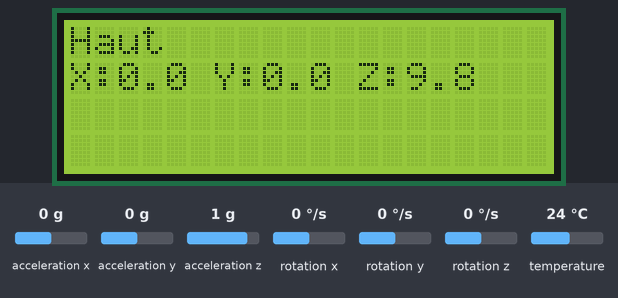
Bench run of a sketch on a simulated Arduino Uno, built with avr-gcc and run on an emulated ATmega328P. On the bench: 20×4 character LCD. Inputs (shaded band) come from the test bench; at power-on: acceleration x 0 g, acceleration y 0 g, acceleration z 1 g, rotation x 0 °/s, rotation y 0 °/s, rotation z 0 °/s, temperature 24 °C.

Above: at 2.2 s.
2.3 s: acceleration x set to -1.4 g
At 3.3 s:
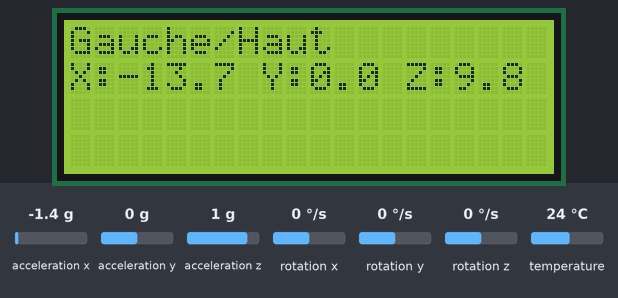
3.8 s: acceleration y set to -1.4 g
At 4.1 s:
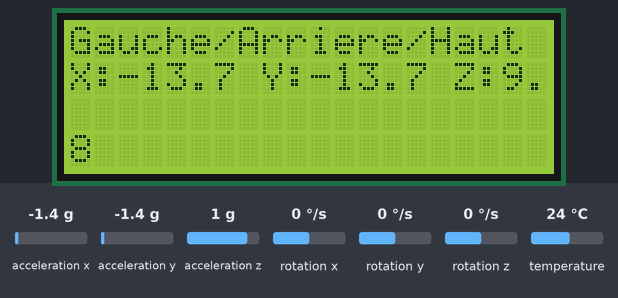
5.3 s: acceleration z set to 0.3 g
At 6.2 s:
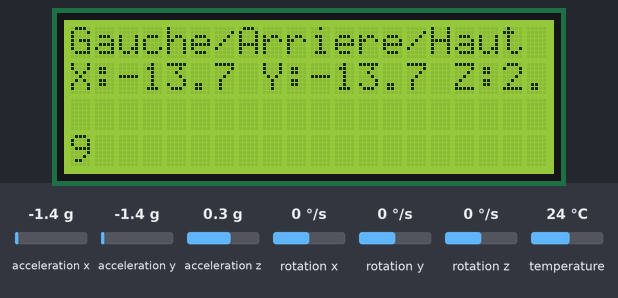
6.8 s: acceleration z set to 0 g
At 8.1 s:
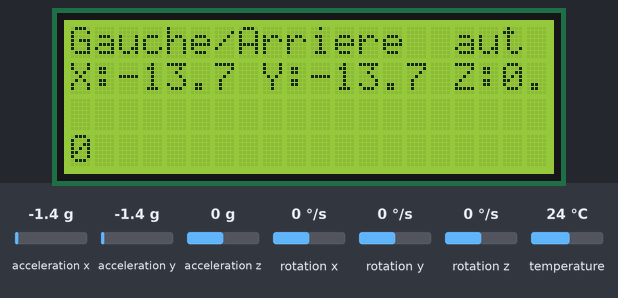
8.4 s: acceleration x set to 0 g
At 8.9 s:
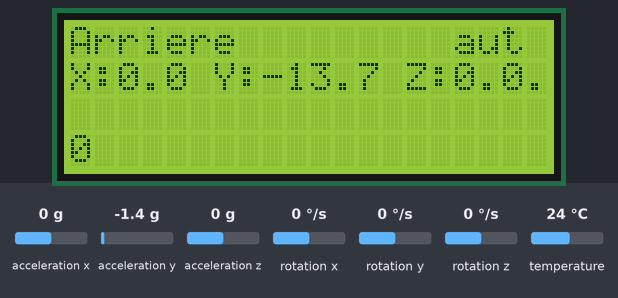
10.0 s: acceleration y set to 0 g
At 10.5 s:
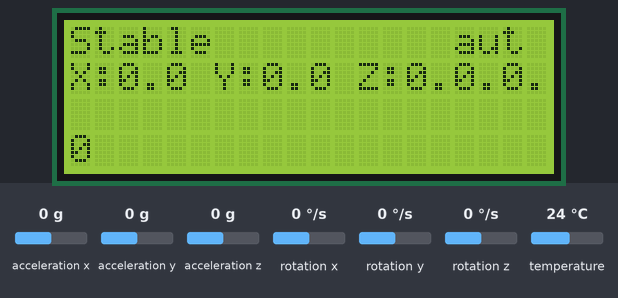
Timing chart, 0 to 12.5 s (numbered marks = the images above; inputs shaded):
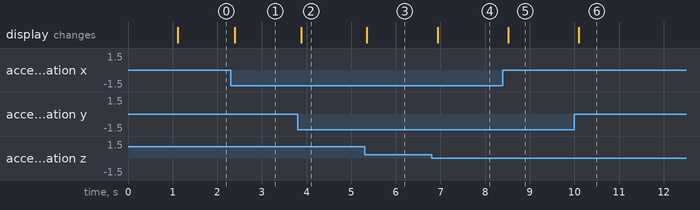

Measured:
- the behaviour switches between 0.2 and 0.1 g on acceleration z (found by bisection; images 3 and 4)
- after the input at 2.3 s, the display: changes after 0.09 s (image 1)
- after the input at 3.8 s, the display: changes after 0.09 s (image 2)
- after the input at 5.3 s, the display: changes after 0.05 s (image 3)
- after the input at 6.8 s, the display: changes after 0.14 s (image 4)
- after the input at 8.4 s, the display: changes after 0.12 s (image 5)
- after the input at 10.0 s, the display: changes after 0.10 s (image 6)

The sketch:

sketch.ino
```cpp
#include <Wire.h>
#include <Adafruit_MPU6050.h>
#include <Adafruit_Sensor.h>
#include <LiquidCrystal_I2C.h>

LiquidCrystal_I2C lcd(0x27, 20, 4);
Adafruit_MPU6050 mpu;
const float SEUIL = 1.5;

// Variables pour stocker l'ancienne direction et éviter des rafraîchissements inutiles
String lastDirection = "";
float lastX = 0, lastY = 0, lastZ = 0;

void setup() {
  Serial.begin(9600);
  Wire.begin();

  lcd.init();
  lcd.backlight();
  lcd.clear();

  if (!mpu.begin()) {
    lcd.print("Capteur KO !");
    while (1) delay(500);
  }
  String message = "BONJOUR!!!";

  // Calcul de la position de départ pour centrer sur 20 colonnes
  int startPos = (20 - message.length()) / 2;  // 20 colonnes pour un 20x4

  // Affichage centré sur la première ligne (ligne 0)
  lcd.setCursor(startPos, 1);
  lcd.print(message);
  delay(1000);
}

void loop() {
  sensors_event_t accel, gyro, temp;
  mpu.getEvent(&accel, &gyro, &temp);

  // Détection de la direction
  String dirX = (accel.acceleration.x > SEUIL) ? "Droite" : (accel.acceleration.x < -SEUIL) ? "Gauche" : "";
  String dirY = (accel.acceleration.y > SEUIL) ? "Avant" : (accel.acceleration.y < -SEUIL) ? "Arriere" : "";
  String dirZ = (accel.acceleration.z > SEUIL) ? "Haut" : (accel.acceleration.z < -SEUIL) ? "Bas" : "";

  String direction = dirX;
  if (dirY.length()) direction += (direction.length() ? "/" : "") + dirY;
  if (dirZ.length()) direction += (direction.length() ? "/" : "") + dirZ;
  if (!direction.length()) direction = "Stable";

  // Rafraîchir uniquement si la direction a changé
  if (direction != lastDirection) {
    lcd.setCursor(0, 0);
    lcd.print("                "); // Efface la ligne avec des espaces
    lcd.setCursor(0, 0);
    lcd.print(direction);
    lastDirection = direction;
  }

  // Rafraîchir les valeurs uniquement si elles changent significativement
  if (abs(accel.acceleration.x - lastX) > 0.1 ||
      abs(accel.acceleration.y - lastY) > 0.1 ||
      abs(accel.acceleration.z - lastZ) > 0.1) {

    lcd.setCursor(0, 1);
    lcd.print("X:");
    lcd.print(accel.acceleration.x, 1);
    lcd.print(" Y:");
    lcd.print(accel.acceleration.y, 1);
    lcd.print(" Z:");
    lcd.print(accel.acceleration.z, 1);

    lastX = accel.acceleration.x;
    lastY = accel.acceleration.y;
    lastZ = accel.acceleration.z;
  }

  delay(100); // Petit délai pour éviter une lecture trop rapide
}
```
